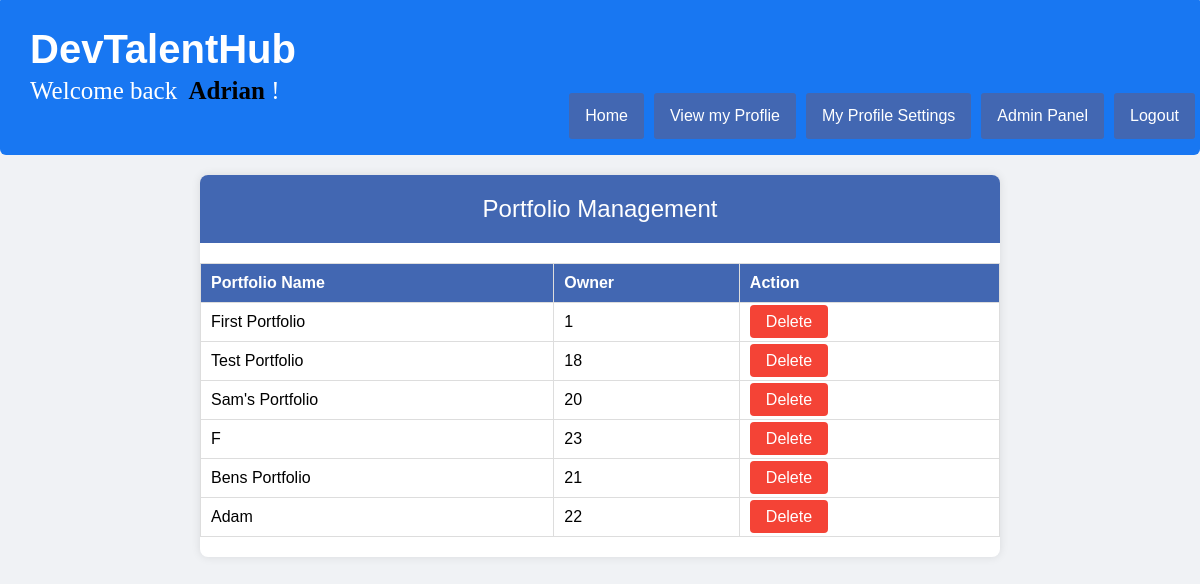
The page /manage_portfolios.php (signed in) on the database its author committed.
### tables this page shows
CREATE TABLE `portfolio_name` (
  `name` varchar(256) DEFAULT NULL,
  `created_at` datetime NOT NULL DEFAULT current_timestamp(),
  `id` int(11) NOT NULL,
  `createdBy` int(5) DEFAULT NULL,
  `selected_portfolio` int(11) DEFAULT NULL
);

### includes/retrieve_data.php (called while the page is built, shortened)
<?php
	$results2 = mysqli_query($link, "SELECT * FROM portfolio_name");

### manage_portfolios.php (the view, shortened to what this page needs)
<?php require_once('config.php'); ?>
<?php require_once(ROOT_PATH . '/includes/head_section.php'); ?>
<?php require_once(ROOT_PATH . '/includes/retrieve_data.php'); ?>
<head>
</head>
<body>
    <?php include(ROOT_PATH . '/includes/navbar_logged_in.php'); ?>
    <div class="container">
        <div class="header">
            Portfolio Management
        </div>
        <table class="styled-table">
            <thead>
                <tr>
                    <th>Portfolio Name</th>
                    <th>Owner</th>
                    <th>Action</th>
                </tr>
            </thead>
            <tbody>
                <?php while ($row = $results2->fetch_assoc()) { ?>
                    <tr>
                        <td><?php echo $row['name']; ?></td>
                        <td><?php echo $row['createdBy']; ?></td>
                        <td>
                            <a href="manage_portfolios.php?del=<?php echo $row['id']; ?>" class="delete-btn">Delete</a>
                        </td>
                    </tr>
                <?php } ?>
            </tbody>
        </table>
    </div>
</body>
</html>

### static/public_styling.css (style rules this page uses)
html { height: 100%; box-sizing: border-box; }
body { position: relative; margin: 0; padding-bottom: 6rem; min-height: 100%; }
a { text-decoration: none; }

### manage_portfolios.php (style rules this page uses)
body { font-family: Arial, sans-serif; background-color: #f0f2f5; margin: 0; padding: 0; }
.container { max-width: 800px; margin: 20px auto; background-color: #fff; border-radius: 8px; box-shadow: 0 0 10px rgba(0, 0, 0, 0.1); overflow: hidden; }
.header { background-color: #4267B2; color: #fff; padding: 20px; text-align: center; font-size: 24px; }
.styled-table { width: 100%; border-collapse: collapse; margin: 20px 0; }
.styled-table th, .styled-table td { border: 1px solid #ddd; padding: 10px; text-align: left; }
.styled-table th { background-color: #4267B2; color: white; }
.delete-btn { padding: 8px 16px; background-color: #f44336; color: #fff; border: none; border-radius: 4px; cursor: pointer; transition: background-color 0.3s; }

### rows shown on the page
portfolio_name: name "First Portfolio", createdBy "1"
portfolio_name: name "Test Portfolio", createdBy "18"
portfolio_name: name "Sam's Portfolio", createdBy "20"
portfolio_name: name "F", createdBy "23"
portfolio_name: name "Bens Portfolio", createdBy "21"
portfolio_name: name "Adam", createdBy "22"

### other values the page prints
$_SESSION['username'] "Adrian"
